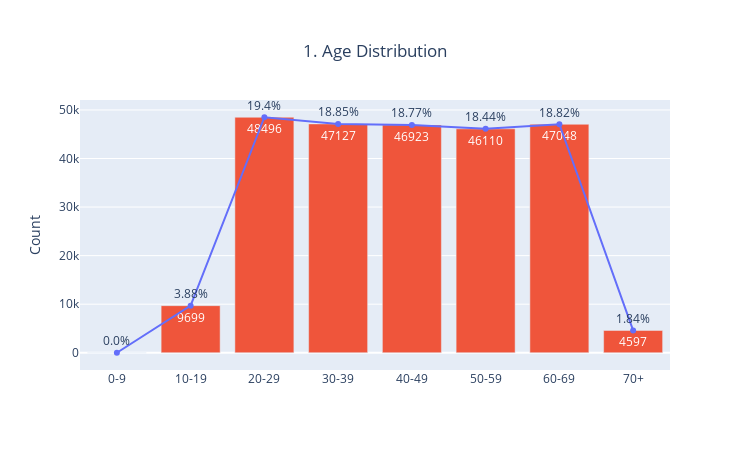

Write notebook code for a chart like this one.
### Code cell
df['Age Group'] = pd.Categorical(df['Age Group'], categories=age_labels, ordered=True)

# Count each age group
age_group_count = df['Age Group'].value_counts().sort_index().reset_index(name='Count')

# Calculate the percentage for each age group
age_group_count['Percentage'] = round(age_group_count['Count'] / age_group_count['Count'].sum()*100, 2)
age_group_count['Percentage Text'] = age_group_count['Percentage'].astype(str) + '%'
fig2 = px.line(age_group_count,x='Age Group', y='Count',
               title='1. Age Distribution',
               markers=True,
               text='Percentage Text',
               labels={'Count': 'Number of Customers'})

fig2.update_traces(textposition="top center") #adjust text position for percentages 
fig2.add_bar(x=age_group_count['Age Group'], y=age_group_count['Count'], text=age_group_count['Count'], textposition='inside', name='Count')
fig2.update_traces(textfont_color='white', selector=dict(type='bar'))
fig2.update_layout(title={'x': 0.5, 'y': 0.9},
                   xaxis_title= None,
                   yaxis_title= 'Count',
                   width=750, height=450, 
                   showlegend=False)

### Figure 1 — Plotly figure (JSON) as saved in the notebook; plotly's stock layout.template omitted (floating-point values rounded to 4 significant figures)
{"data": [{"hovertemplate": "Age Group=%{x}<br>Number of Customers=%{y}<br>Percentage Text=%{text}<extra></extra>", "legendgroup": "", "line": {"color": "#636efa", "dash": "solid"}, "marker": {"symbol": "circle"}, "mode": "markers+text+lines", "name": "", "orientation": "v", "showlegend": false, "text": ["0.0%", "3.88%", "19.4%", "18.85%", "18.77%", "18.44%", "18.82%", "1.84%"], "textposition": "top center", "type": "scatter", "x": ["0-9", "10-19", "20-29", "30-39", "40-49", "50-59", "60-69", "70+"], "xaxis": "x", "y": [0, 9699, 48496, 47127, 46923, 46110, 47048, 4597], "yaxis": "y"}, {"name": "Count", "text": [0, 9699, 48496, 47127, 46923, 46110, 47048, 4597], "textfont": {"color": "white"}, "textposition": "inside", "type": "bar", "x": ["0-9", "10-19", "20-29", "30-39", "40-49", "50-59", "60-69", "70+"], "y": [0, 9699, 48496, 47127, 46923, 46110, 47048, 4597]}], "layout": {"height": 450, "legend": {"tracegroupgap": 0}, "showlegend": false, "title": {"text": "1. Age Distribution", "x": 0.5, "y": 0.9}, "width": 750, "xaxis": {"anchor": "y", "domain": [0, 1], "title": {}}, "yaxis": {"anchor": "x", "domain": [0, 1], "title": {"text": "Count"}}}}
